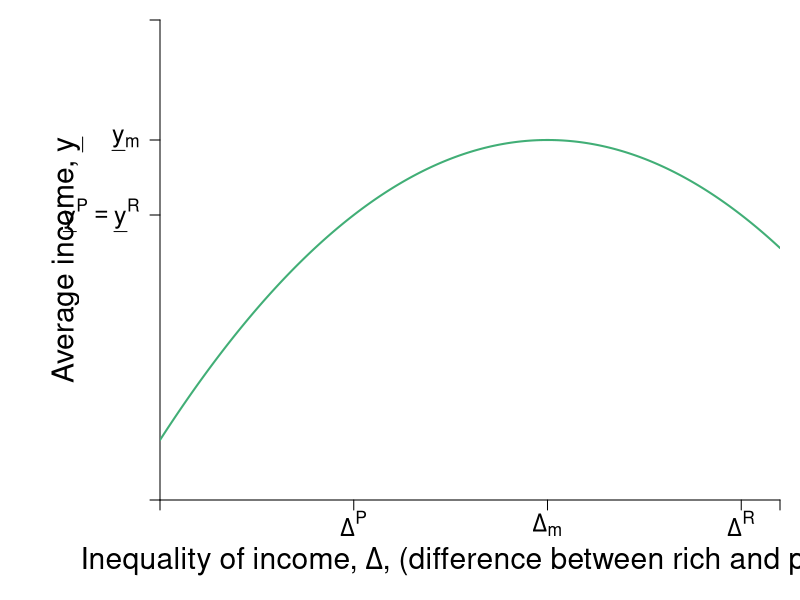

Recreate this plot in R. (Note: this script raises an error after producing the figure.)
#Graph Designer: Simon Halliday & Riley Boeth '17
#Authors: Bowles, Foley and Halliday
#Title: Coordination, Conflict and Competition: A Text in Microeconomics

library(shape)
#pdf(file = "risk/justice_inequality_quiz.pdf", width = 10, height = 8)
jpeg(file = "risk/justice_inequality_quiz.jpg", width = 6*120, height = 5*120)


#Set parameters for graphics
axislabelsize <- 1.8
labelsize <- 1.5
namesize <- 1.8
annotatesize <- 1.5
graphlinewidth <- 2
segmentlinewidth <- 1.5

COL <- c("#7fc97f", "#beaed4", "#fdc086", "#ffff99", "#386cb0", "#f0027f", "#bf5b17", "#666666")
COLA <- c("#e0f3db", "#99d8c9","#66c2a4","#41ae76", "#238b45", "#005824")
COLB <- c("#c6dbef", "#4eb3d3", "#2b8cbe", "#0868ac","#084081")
COLC <- c("#fcfbfd", "#efedf5", "#dadaeb", "#bcbddc", "#9e9ac8", "#807dba", "#6a51a3", "#54278f", "#3f007d")
grays <- gray.colors(25, start = 1, end = 0, alpha = 1)

#Edited the margins to cater for the larger LHS labels
par(mar =  c(5, 8, 1, 1))

#Indifference curves of a risk-averse homo economicus (2nd graph out of the two for 4.7)

indiffA <- function(x, ua = 2, slope = 1/12) {
  ua + slope*(x)^2
}

#Average wealth function 
a <- 0.25
b <- 1
c <- 0.2

avgwealth <- function(delta, a = 0.25, b = 1, c = 0.2){
  a + b*delta - c*delta^2
}



#Add limits on axes and levels of utility for each indifference curve
ylims <- c(0, 2)
xlims <- c(0, 4)

npts <- 501 
x <- seq(xlims[1], xlims[2], length.out = npts)
y <- seq(ylims[1], ylims[2], length.out = npts) 

plot(0, 0, xlim = xlims, ylim = ylims, type = "n",
     xlab = expression(paste("")),
     ylab = expression(paste("")), 
     xaxt = "n", 
     yaxt = "n", 
     cex.lab = axislabelsize, 
     bty = "n", 
     xaxs = "i", 
     yaxs = "i"
)

#x and y limits with plain axes without ticks/numbers to match previous graph

#ticksx <- seq(from = 0, to = xlims[2]+1, by = 4)
#xlabels <- seq(from = 0, to = xlims[2], by = 1)
ticksx <- c(xlims[1], (b - 0.5)/(2*c),  (b)/(2*c), (b + 0.5)/(2*c), xlims[2])
xlabels <- c(NA, expression(paste(Delta^P)), expression(paste(Delta[m] )), expression(paste(Delta^R)), NA)
#ticksy <- seq(from = 0, to = ylims[2]+1, by = 4)
#ylabels <- seq(from = 0, to = ylims[2], by = 1)
ticksy <- c(ylims[1], avgwealth((b - 0.5)/(2*c)), avgwealth((b)/(2*c)), ylims[2])
ylabels <- c(NA, expression(paste(underline(y)^P == underline(y)^R )), expression(paste(underline(y)[m])),  NA)
#ylabels <- c(NA, expression(paste(hat(y)[1])), expression(paste(y[2] == hat(y) )), expression(paste(hat(y)[3])), NA)


axis(1,at = ticksx,  pos = 0, labels = xlabels, cex.axis = labelsize)
axis(2,at = ticksy,  pos = xlims[1], labels = ylabels, las = 1, cex.axis = labelsize)

npts <- 500 
xx1 <- seq(xlims[1], xlims[2], length.out = npts)
xx2 <- seq(0, xlims[2], length.out = npts)
xx3 <- seq(xlims[1], 0, length.out = npts)
xx4 <- seq(-11, 0, length.out = npts)


lines(xx1, avgwealth(xx1), col = COLA[4], lwd = graphlinewidth)


#Axis labels and draw linear utility function
mtext(expression(paste("Inequality of income, ", Delta, ", (difference between rich and poor)")), side = 1, line = 3, cex = axislabelsize)
text(-0.6, 0.5*ylims[2], expression(paste("Average income, ", underline(y))), xpd = TRUE, cex = axislabelsize, srt = 90) 

#Label various points on line

segments(0, avgwealth(x = 11), xlims[2], avgwealth(x = 11), lty = 1, col = COLB[4], lwd = graphlinewidth)
segments(0, avgwealth(x = 20) , xlims[2], avgwealth(x = 20) , lty = 1, col = COLB[4], lwd = graphlinewidth)
segments(0, 28, xlims[2], 28, lty = 1, col = COLB[4], lwd = graphlinewidth)


segments(0, avgwealth(b/(2*c)), b/(2*c), avgwealth(b/(2*c)), lty = 2, col = grays[20], lwd = segmentlinewidth)
segments(b/(2*c), 0, b/(2*c), avgwealth(b/(2*c)), lty = 2, col = grays[20], lwd = segmentlinewidth)
points(b/(2*c), avgwealth(delta = b/(2*c)), pch = 16, col = "black", cex = 1.5)
text(b/(2*c), avgwealth(delta = b/(2*c)) + 0.07, expression(paste(m)), cex = labelsize)


segments(0, avgwealth(delta = (b + 0.5)/(2*c)), (b + 0.5)/(2*c), avgwealth(delta = (b + 0.5)/(2*c)), lty = 2, col = grays[20], lwd = segmentlinewidth)
segments((b + 0.5)/(2*c), 0, (b + 0.5)/(2*c), avgwealth(delta = (b + 0.5)/(2*c)), lty = 2, col = grays[20], lwd = segmentlinewidth)
points((b + 0.5)/(2*c), avgwealth(delta = (b + 0.5)/(2*c)), pch = 16, col = "black", cex = 1.5)
text((b + 0.5)/(2*c), avgwealth(delta = (b + 0.5)/(2*c)) + 0.07, expression(paste(R)), cex = labelsize)

segments(0, avgwealth((b - 0.5)/(2*c)), (b - 0.5)/(2*c), avgwealth((b - 0.5)/(2*c)), lty = 2, col = grays[20], lwd = segmentlinewidth)
segments((b - 0.5)/(2*c), 0, (b - 0.5)/(2*c), avgwealth((b - 0.5)/(2*c)), lty = 2, col = grays[20], lwd = segmentlinewidth)
points( (b - 0.5)/(2*c), avgwealth(delta = (b - 0.5)/(2*c)), pch = 16, col = "black", cex = 1.5)
text((b - 0.5)/(2*c), avgwealth(delta = (b - 0.5)/(2*c)) + 0.07, expression(paste(P)), cex = labelsize)

#label the three indifference curves

text(38, 18.2, expression(paste(u[1])), xpd = TRUE, cex = labelsize)
text(38, 23.5, expression(paste(u[2])),  xpd = TRUE, cex = labelsize)
text(38, 28.8, expression(paste(u[3])),  xpd = TRUE, cex = labelsize)

#Label average wealth curve and indifference curves generally

text(0.8, avgwealth(0.8)-0.2, expression(paste("Average")), xpd = TRUE, cex = labelsize)
text(0.8, avgwealth(0.8)-0.27, expression(paste("income")), xpd = TRUE, cex = labelsize)
text(0.8, avgwealth(0.8)-0.35, expression(paste("curve")), xpd = TRUE, cex = labelsize)
text(0.8, avgwealth(0.8)-0.44, expression(paste(underline(y)(Delta) )), xpd = TRUE, cex = labelsize)

text(30, 31, expression(paste("Inequality-neutral")), xpd = TRUE, cex = labelsize)
text(30, 29.5, expression(paste("indifference curves")), xpd = TRUE, cex = labelsize)

dev.off()
